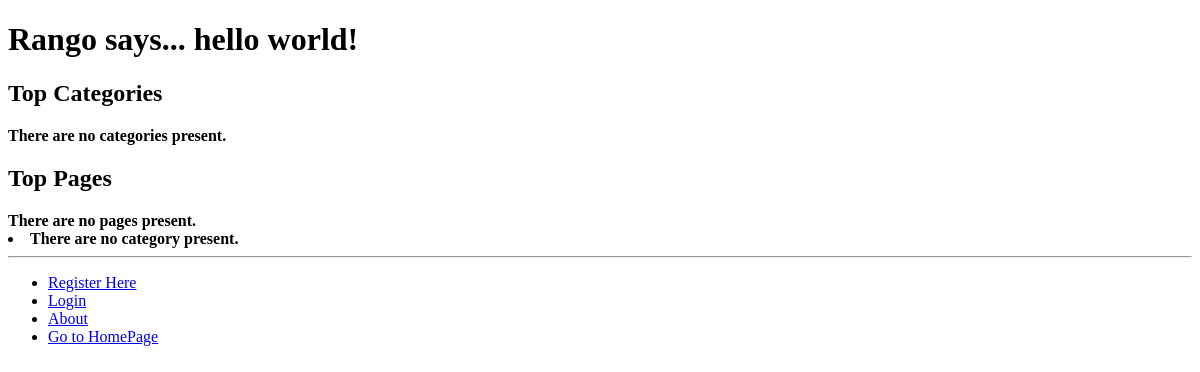
The page /rango/ on the database as committed earlier.
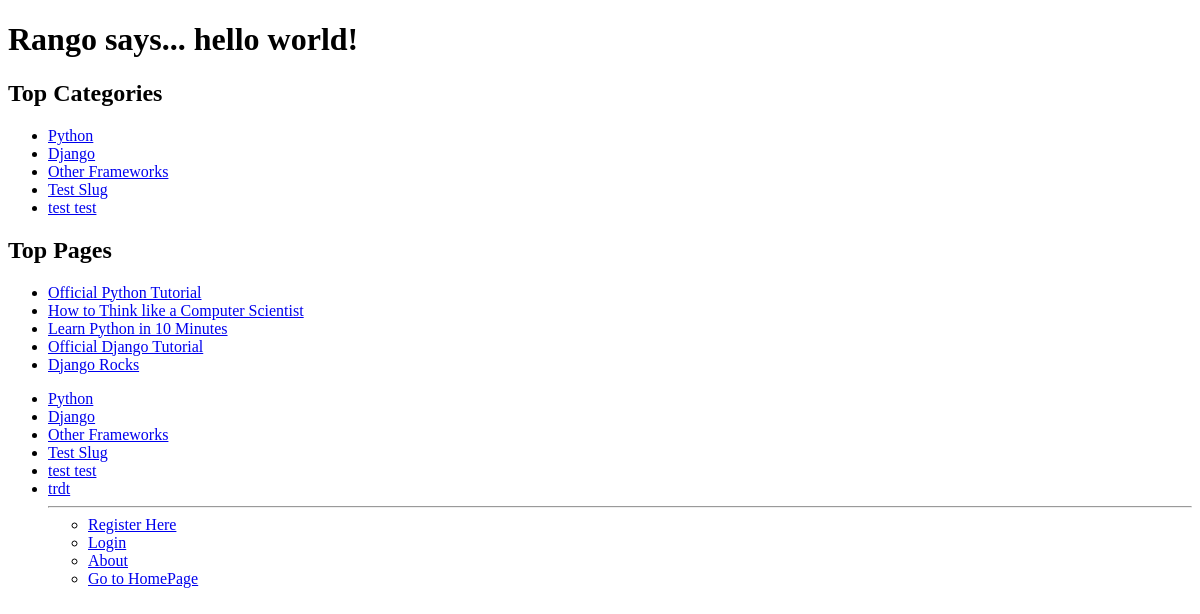
The same page on the database as committed later.
### rango/models.py (models this page shows, shortened)
class Category(models.Model):
	name = models.CharField(max_length = 128, unique = True)
	views = models.IntegerField(default=0)
	likes = models.IntegerField(default=0)
	slug = models.SlugField(unique=True)

class Page(models.Model):
	category = models.ForeignKey(Category)
	title = models.CharField(max_length=128)
	url = models.URLField()
	views = models.IntegerField(default=0)

### rango/views.py (the view)
def index(request):
	category_list = Category.objects.order_by('-likes')[:5]
	context_dict = {'categories': category_list}
	pages_list = Page.objects.order_by('-views')[:5]
	context_dict['pages'] = pages_list
	visits = request.session.get('visits')
	if not visits:
		visits = 1
	reset_last_visit_time = False
	last_visit = request.session.get('last_visit')
	if last_visit:
		last_visit_time = datetime.strptime(last_visit[:-7], "%Y-%m-%d %H:%M:%S")
		if (datetime.now() - last_visit_time).days > 0:
			visits += 1
			reset_last_visit_time = True
	else:
		reset_last_visit_time =True
	if reset_last_visit_time:
		request.session['last_visit'] = str(datetime.now())
		request.session['visits'] = visits
	context_dict['visits'] = visits
	response = render(request, 'rango/index.html', context_dict)
	return response

### rango/templatetags/rango_extras.py (called while the page is built)
@register.inclusion_tag('rango/cats.html')
def get_category_list(cat=None):
	return {'cats' : Category.objects.all(), 'act_cat' : cat}

### templates/rango/index.html (shortened to what this page needs)
{% extends 'base.html' %}
{% load staticfiles %}
{% block body_block %}
        {% if user.is_authenticated %}
            <h1>Rango says... hello {{ user.username }}!</h1>
        {% else %}
            <h1>Rango says... hello world!</h1>
        {% endif %}
        <h2>Top Categories</h2>
        {% if categories %}
            <ul>
                {% for category in categories %}
                <li><a href="{% url 'rango:category' category.slug %}">{{ category.name }}</a></li>
                {% endfor %}
            </ul>
        {% else %}
            <strong>There are no categories present.</strong>
        {% endif %}
        <h2>Top Pages</h2>
        {%  if pages %}
            <ul>
                {% for page in pages %}
                <li><a href="{% url 'rango:goto' %}?page_id={{page.id}}">{{ page.title }}</a></li>
                {% endfor %}
            </ul>
        {% else %}
            <strong>There are no pages present.</strong>
        {% endif %}
{% endblock %}

### templates/base.html (shortened to what this page needs)
{% load rango_extras %}
<!DOCTYPE html>
<html>
    <head>
    </head>
    <body>
        <div>
            {% block body_block %}{% endblock %}
        </div>
    {% block side_block %}
    {% get_category_list category %}
    {% endblock %}
        <hr />
        <div>
            <ul>
            {% if user.is_authenticated %}
                <li><a href="{% url 'rango:restricted' %}">Restricted Page</a></li>
                <li><a href="{% url 'rango:logout' %}">Logout</a></li>
                <li><a href="{% url 'rango:add_category' %}">Add a New Category</a></li>
            {% else %}
                <li><a href="{% url 'rango:register' %}">Register Here</a></li>
                <li><a href="{% url 'rango:login' %}">Login</a></li>
            {% endif %}
                <li><a href="{% url 'rango:about' %}">About</a></li>
                <li><a href="{% url 'rango:index' %}">Go to HomePage</a></li>
            </ul>
        </div>
    </body>
</html>

### templates/rango/cats.html (shortened to what this page needs)
{% if cats %}
    <ul class="nav nav-sidebar">
    {% for c in cats %}
        {% if c == act_cat %} <li  class="active" > {% else  %} <li>{% endif %}
            <a href="{% url 'rango:category'  c.slug %}">{{ c.name }}</a></li>
    {% endfor %}
{% else %}
    <li> <strong >There are no category present.</strong></li>
{% endif %}

Rows that differ between the two databases and show on the page:
added Category: name "Python"
added Category: name "Django"
added Category: name "Other Frameworks"
added Category: name "Test Slug"
added Category: name "test test"
added Page: title "Official Python Tutorial"
added Page: title "How to Think like a Computer Scientist"
added Page: title "Learn Python in 10 Minutes"
added Page: title "Official Django Tutorial"
added Page: title "Django Rocks"
added Category: name "trdt"
Other text that changed with them:
text no longer shown: "There are no categories present. There are no pages present. There are no category present."
